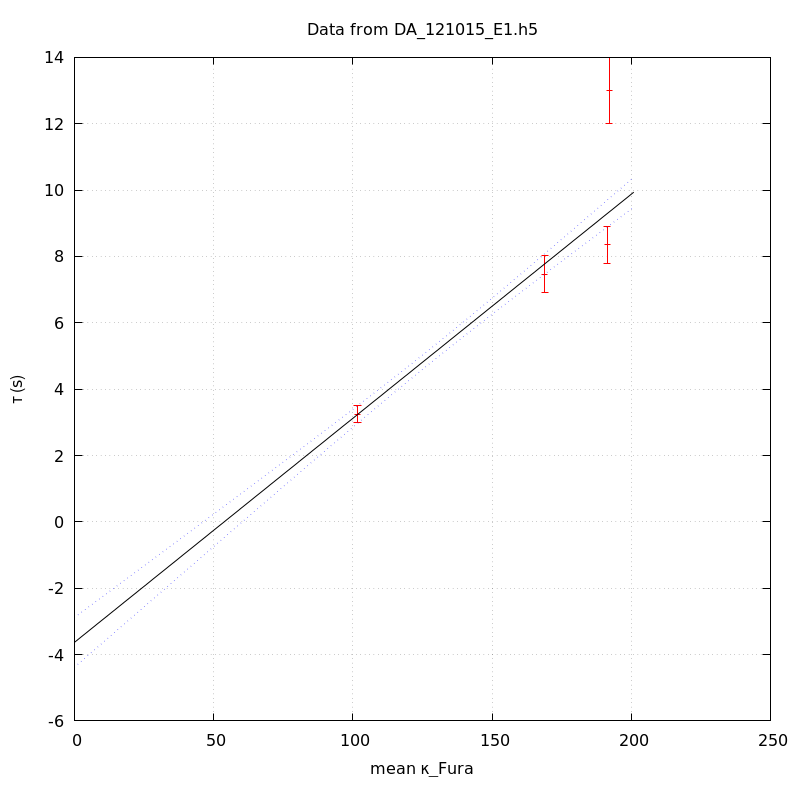

Reproduce this figure in gnuplot.
unset key
set grid
set ylabel 'τ (s)'
set xlabel 'mean κ_Fura' noenhanced
set title 'Data from DA_121015_E1.h5' noenhanced
set xrange [-1000<*:*]
plot 'DA_121015_E1_aba_tau_vs_mean_kappa' index 0 using 1:2:(1.96*$3) linecolor rgb 'red' with yerrorbars,\
'' index 1 using 1:2 with lines linecolor rgb 'black',\
'' index 1 using 1:3 with lines linecolor rgb 'blue' lt 'dotted',\
'' index 1 using 1:4 with lines linecolor rgb 'blue' lt 'dotted'
